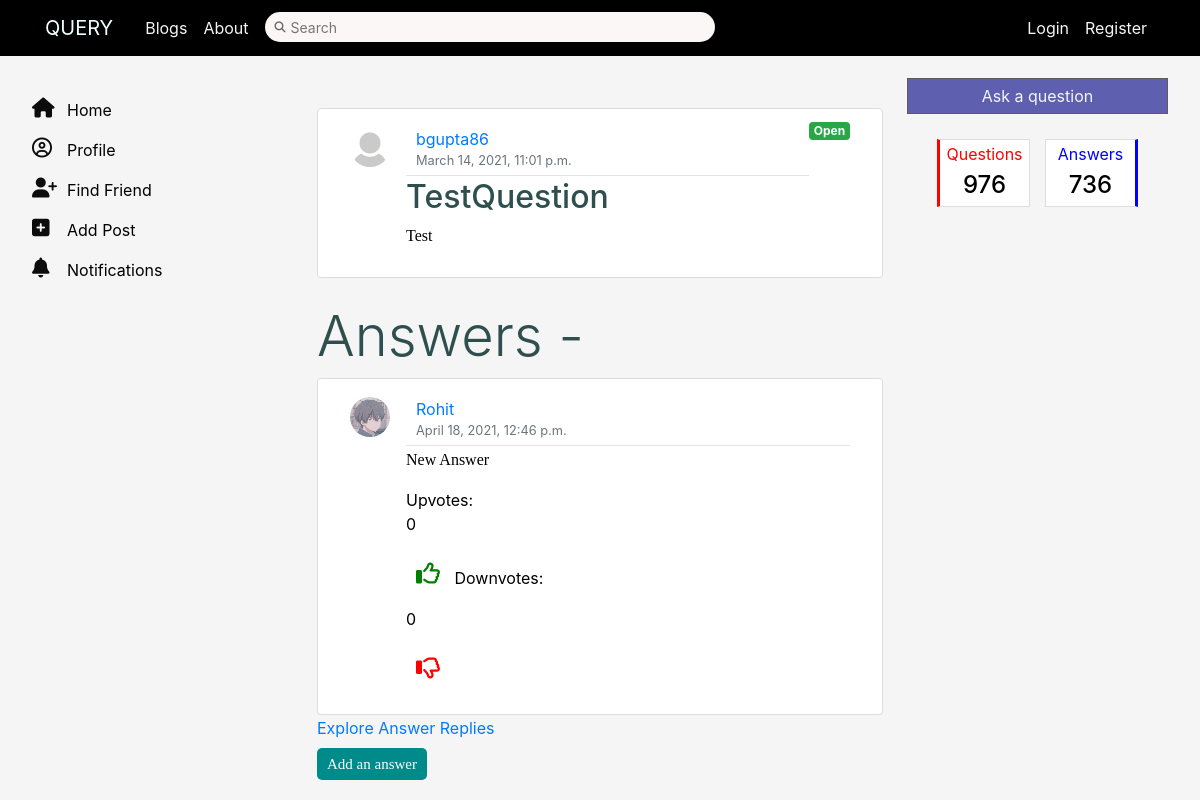
The page /Query/testquestion/ on the database as committed earlier.
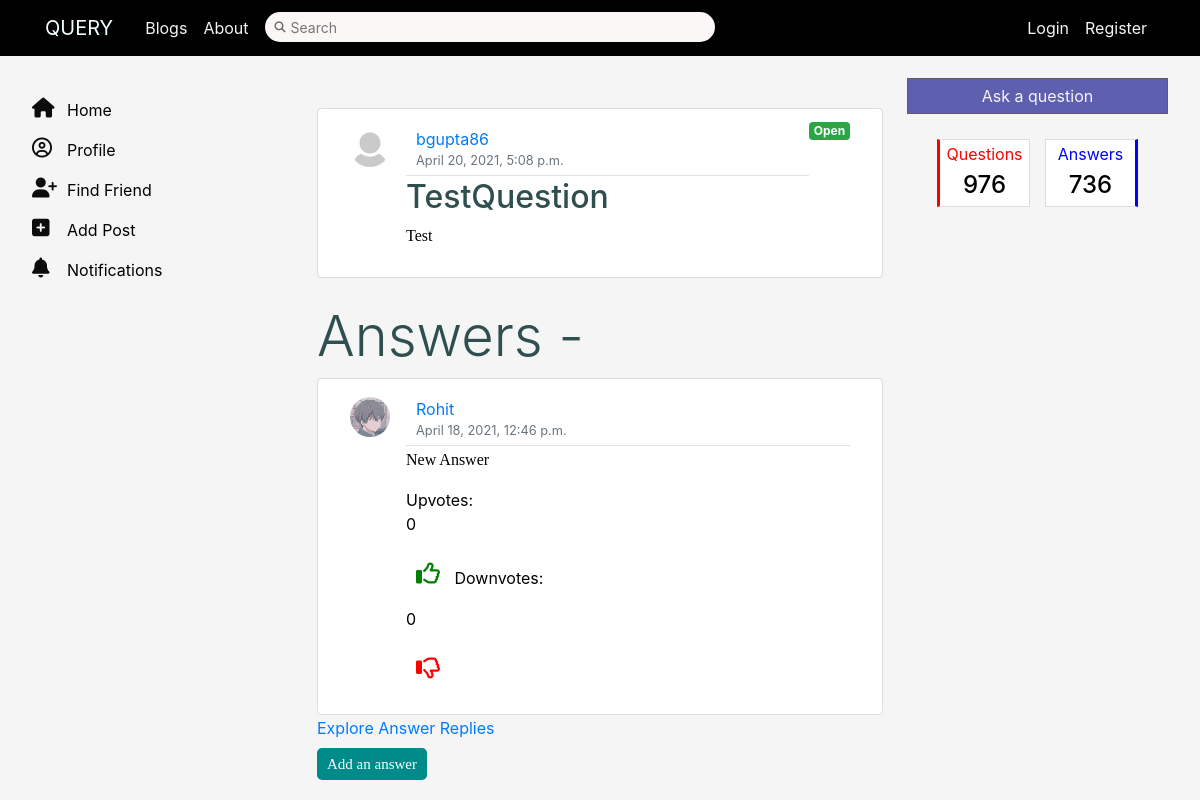
The same page on the database as committed later.
### quesans/models.py (models this page shows, shortened)
class Question(models.Model):
    title = models.CharField(max_length=100)
    desc = models.TextField()
    author=models.ForeignKey(User,on_delete=models.CASCADE,default=None)
    created_on = models.DateTimeField(auto_now=True)
    image = models.ImageField(null=True,blank=True,upload_to ='ques_images/')
    qupvote = models.ManyToManyField(User,related_name = 'q_upvote')
    qdownvote = models.ManyToManyField(User,related_name = 'q_downvote')
    bookmarked = models.BooleanField(default=False)
    answered = models.BooleanField(default=False)
    slug=models.SlugField()

### users/models.py (models this page shows, shortened)
class Profile(models.Model):
    user = models.OneToOneField(User, on_delete=models.CASCADE)
    image = models.ImageField(default='default.jpg', upload_to='profile_pics')
    bio = models.TextField(default="No Bio")
    city = models.CharField(default="Jaipur", max_length=100)
    state = models.CharField(default="Rajasthan", max_length=100)
    programme = models.CharField(default='B.Tech', max_length=15)
    branch = models.CharField(default='CSE', max_length=15)
    face = models.ImageField(blank=True, upload_to='faces')
    face_encode = encrypt(models.TextField(blank=True))
    two_factor = models.BooleanField(default=False)
    following = models.ManyToManyField(
        User, related_name='following')
    follow_request = models.ManyToManyField(
        User, related_name='requests')

### quesans/views.py (the view)
# urls.py: path('<slug:slug>/',views.QuestionAnswerView.as_view(),name='qthread'),
class QuestionAnswerView(DetailView):
    model = Question
    context_object_name = 'question'
    slug_url_kwarg = 'slug'
    def get_object(self, queryset=None):
        return Question.objects.get(slug=self.kwargs.get("slug"))
    def get_context_data(self, **kwargs):
        object = self.get_object()
        context = super().get_context_data(**kwargs)
        try:
            ulst = []
            dlst = []
            context['answers'] = Answer.objects.all().filter(question=object)
            for answer in Answer.objects.all().filter(question=object):
                if answer.upvote.filter(id=self.request.user.id).exists():
                    lst.append(answer)
                if answer.downvote.filter(id=self.request.user.id).exists():
                    dlst.append(answer)
            context['ulst'] = ulst
            context['dlst'] = dlst
            return context
        except:
            return None

### quesans/templates/quesans/question_detail.html (shortened to what this page needs)
{% extends 'quesans/base_layout.html' %}
{% block content %}
<article class="media content-section" style="margin-top:50px">
    <img class="rounded-circle article-img" src="{{question.author.profile.image.url }}" width='50' height='50' >
    <div class="media-body">
    <div class="article-metadata">
        <a class="mr-2" href="{% url 'profile-page' question.author.id %}">{{question.author}}</a>
        <small class="text-muted">{{question.created_on}}</small>
    </div>
    <h2>{{ question.title }}</h2>
    <p class="article-content">{{ question.desc }}</p>
    </div>
    {% if question.answered %}
    <span class="badge badge-danger">Closed</span>
    {% else %}
    <span class="badge badge-success">Open</span>
    {% endif %}
</article>
<br>
<h2 class="display-4">Answers -</h2>
{% for answer in answers %}
<article class="media content-section" style="margin-top:20px, margin-bottom:50px">
  <img class="rounded-circle article-img" src="{{answer.user.profile.image.url }}" width='50' height='50' >
  <div class="media-body">
    <div class="article-metadata">
      {% if answer.is_anonymous %}
      <small class="text-muted">Anonymous</small>
      {% else %}
      <a class="mr-3" href="{% url 'profile-page' answer.user.id %}">{{answer.user.username}}</a>
      {% endif %}
      <small class="text-muted">{{answer.date}}</small>
    </div>
    <p class="article-content">{{answer.answer_text}}</p>
    Upvotes: <p class="upvote-count{{ answer.id }}">{{answer.upvote.count}}</p>
    <form action="{% url 'quesans:upvote-ans' question.slug %}" method="POST" style="display: inline-block;" class="upvote-form" id="{{ answer.id }}">
        <button type="submit" class="btn mt-1 upvote-btn{{ answer.id }}" name="answer_id" value="{{ answer.id }}" style="background-color: transparent;">
        {% if answer in ulst %}
        <i class='fas fa-thumbs-up' style='font-size:24px;color:green'></i>
        {% else %}
        <i class='far fa-thumbs-up' style='font-size:24px;color:green'></i>
        {% endif %}
        </button>
    </form>
    Downvotes: <p class="downvote-count{{answer.id}}">{{answer.downvote.count}}</p>
    <form class="downvote-form" action="{% url 'quesans:downvote-ans' question.slug %}" method="POST" style="display: inline-block;" id="{{answer.id}}">
        <button type="submit" class="btn mt-1 downvote-btn{{answer.id}}" name="answer_id" value="{{ answer.id }}" style="background-color: transparent;">
        {% if answer in dlst %}
        <i class='fas fa-thumbs-down' style='font-size:24px;color:red'></i>
        {% else %}
        <i class='far fa-thumbs-down' style='font-size:24px;color:red'></i>
        {% endif %}
        </button>
    </form>
  </div>
</article>
<a href="{% url 'quesans:ans-detail' answer.pk %}">Explore Answer Replies</a>
{% endfor %}
<br>
{% if not question.answered %}
<a href="{% url 'quesans:postans' question.pk %}" class='btn btn-info' role='button'>Add an answer</a>
{% endif %}
{% endblock %}

Rows that differ between the two databases and show on the page:
changed Question "TestQuestion": created_on "March 14, 2021, 11:01 p.m." → "April 20, 2021, 5:08 p.m."
